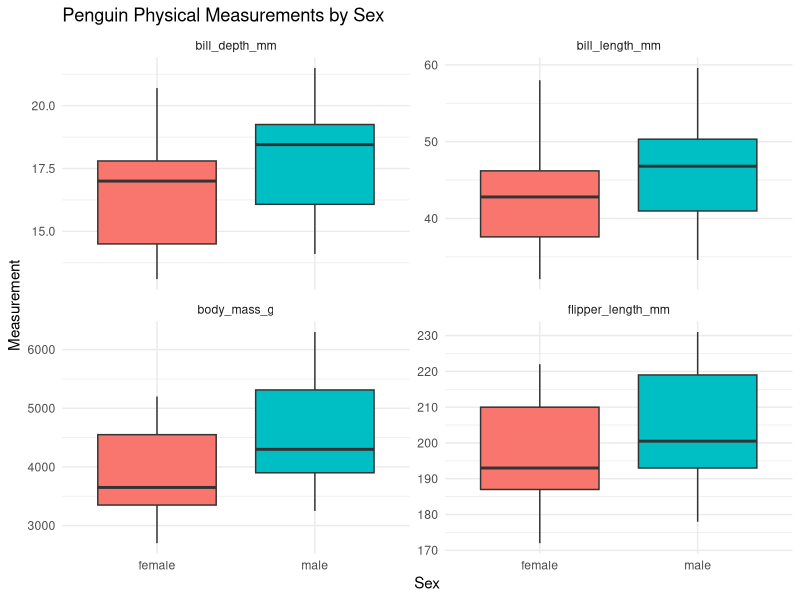

Here is the R script that generated this plot:
## ---- chunk 1
#| message: false
#| warning: false

library(tidyverse)
library(palmerpenguins)
## ---- chunk 2
penguins_clean <- penguins |> drop_na(sex, body_mass_g, flipper_length_mm)
## ---- chunk 3
#| label: tbl-penguin-size
#| tbl-cap: "Average physical measurements of penguins by sex."
penguins_clean |>
  group_by(sex) |>
  summarise(
    mean_body_mass = mean(body_mass_g, na.rm = TRUE),
    mean_flipper_length = mean(flipper_length_mm, na.rm = TRUE),
    mean_bill_length = mean(bill_length_mm, na.rm = TRUE),
    mean_bill_depth = mean(bill_depth_mm, na.rm = TRUE)
  )
## ---- chunk 4
#| label: tbl-penguin-size-species
#| tbl-cap: "Average physical measurements of penguins by sex and species."
penguins_clean |>
  group_by(species, sex) |>
  summarise(
    mean_body_mass = mean(body_mass_g, na.rm = TRUE),
    mean_flipper_length = mean(flipper_length_mm, na.rm = TRUE),
    .groups = "drop"
  )
## ---- chunk 5
#| label: fig-penguin-size
#| fig-cap: "Distribution of penguin physical measurements by sex."

penguins_clean |>
  select(sex, body_mass_g, flipper_length_mm, bill_length_mm, bill_depth_mm) |>
  pivot_longer(
    cols = -sex,
    names_to = "measurement",
    values_to = "value"
  ) |>
  ggplot(aes(x = sex, y = value, fill = sex)) +
  geom_boxplot(show.legend = FALSE) +
  facet_wrap(~ measurement, scales = "free_y") +
  labs(
    x = "Sex",
    y = "Measurement",
    title = "Penguin Physical Measurements by Sex"
  ) +
  theme_minimal()
